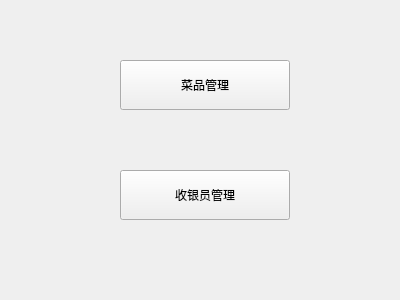
<?xml version="1.0" encoding="UTF-8"?>
<ui version="4.0">
 <class>Manage</class>
 <widget class="QWidget" name="Manage">
  <property name="geometry">
   <rect>
    <x>0</x>
    <y>0</y>
    <width>400</width>
    <height>300</height>
   </rect>
  </property>
  <property name="windowTitle">
   <string>餐厅管理</string>
  </property>
  <widget class="QPushButton" name="tomenu">
   <property name="geometry">
    <rect>
     <x>120</x>
     <y>60</y>
     <width>170</width>
     <height>50</height>
    </rect>
   </property>
   <property name="styleSheet">
    <string notr="true">font: 12pt &quot;Agency FB&quot;;</string>
   </property>
   <property name="text">
    <string>菜品管理</string>
   </property>
  </widget>
  <widget class="QPushButton" name="tocashier">
   <property name="geometry">
    <rect>
     <x>120</x>
     <y>170</y>
     <width>170</width>
     <height>50</height>
    </rect>
   </property>
   <property name="styleSheet">
    <string notr="true">font: 12pt &quot;Agency FB&quot;;</string>
   </property>
   <property name="text">
    <string>收银员管理</string>
   </property>
  </widget>
 </widget>
 <resources/>
 <connections/>
</ui>
